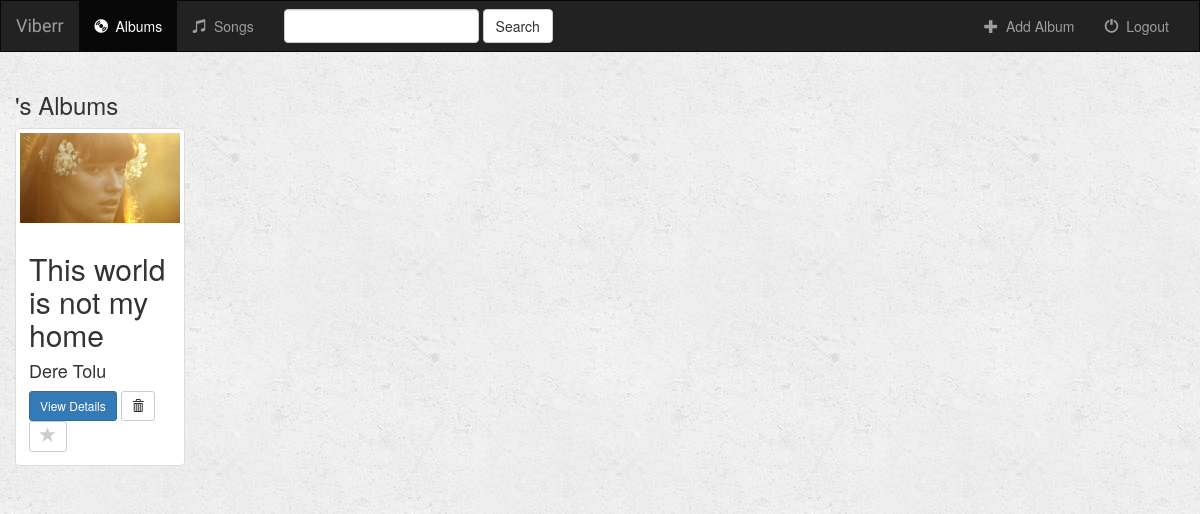
The app's page /music/ with its own data.
### music/models.py (models this page shows, shortened)
class Album(models.Model):
    artist = models.CharField(max_length=250)
    album_title = models.CharField(max_length=500)
    genre = models.CharField(max_length=100)
    album_logo = models.FileField()

### music/views.py (the view)
# urls.py: path('', IndexView.as_view(), name='music-index'),
class IndexView(ListView):
    model = Album
    template_name = 'music/index.html'
    context_object_name = 'albums'

### music/templates/music/index.html (shortened to what this page needs)
{% extends 'music/base.html' %}
{% block albums_active %}active{% endblock %}
{% block body %}
<div class="albums-container container-fluid">
    <div class="row">
        <div class="col-sm-12">
            <h3>{{ user.username }}'s Albums</h3>
        </div>
        {% if albums %}
            {% for album in albums %}
                <div class="col-sm-4 col-lg-2">
                    <div class="thumbnail">
                        <a href="{% url 'music-detail' album.id %}">
                            <img src="{{ album.album_logo.url }}" class="img-responsive">
                        </a>
                        <div class="caption">
                            <h2>{{ album.album_title }}</h2>
                            <h4>{{ album.artist }}</h4>
                            <a href="{% url 'music-detail' album.id %}" class="btn btn-primary btn-sm" role="button">View Details</a>
                            <form action="{% url 'music-album-delete' album.id %}" method="post" style="display: inline;">
                                <button type="submit" class="btn btn-default btn-sm">
                                    <span class="glyphicon glyphicon-trash"></span>
                                </button>
                            </form>
                            <a href="{% url 'music-favorite-album' album.id %}" class="btn btn-default btn-sm btn-favorite" role="button">
                                <span class="glyphicon glyphicon-star {% if album.is_favorite %}active{% endif %}"></span>
                            </a>
                        </div>
                    </div>
                </div>
            {% endfor %}
        {% endif %}
    </div>
</div>
{% endblock %}

### music/static/music/css/style.css (style rules this page uses)
body { background: white url("../img/background.png"); }
.glyphicon-star { color: #CCCCCC; font-size: 16px; }

### records on screen
Album: album_logo (picture), album_title "This world is not my home", artist "Dere Tolu"
